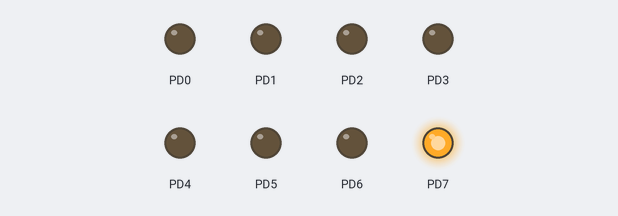
Recording of a program running on a simulated ATmega328P, built with avr-gcc and emulated at 16 MHz. Shown: output pins drawn as LEDs (lit = HIGH).

Above: at 0.5 s.
At 2.5 s:
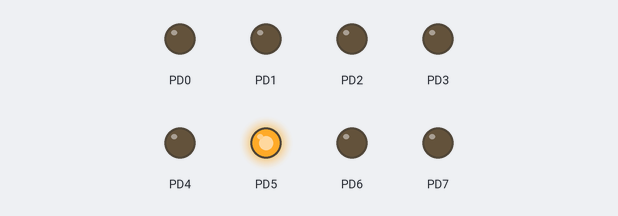
At 3.5 s:
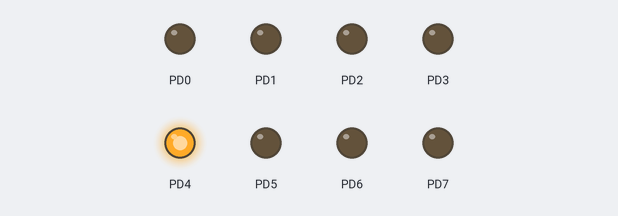
At 4.5 s:
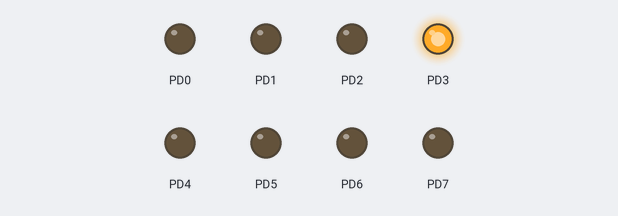
At 6.5 s:
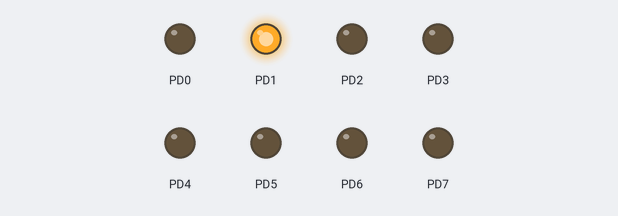
At 9.5 s:
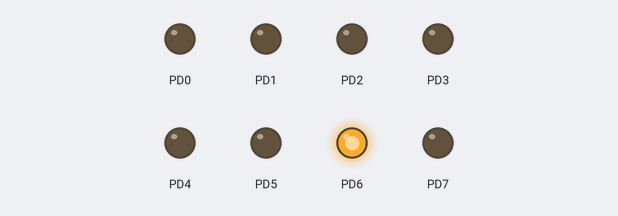
Timing chart, 0 to 10.4 s (numbered marks = the images above):
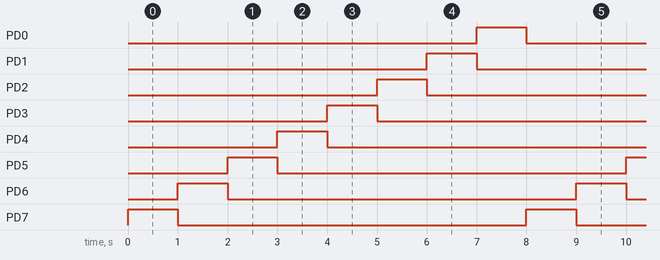

Measured:
- by itself, PD0–7: alternates HIGH for 1.0 s and LOW for 7.0 s
- by itself, everything shown: repeats every 8.0 s, in 8 steps

The program:

CH_9_code_5.c
```c
/*
 *  아트멜 스튜디오와 아두이노로 배우는 ATmega328 프로그래밍
 *
 * 		Gyeongyong Heo (hgycap@deu.ac.kr)
 *			Department of Electronic Engineering
 *			Dong-eui University
 *  	2015. 07. 14
 */

#define F_CPU 16000000L
#include <avr/io.h>
#include <util/delay.h>
int main(void)
{
	DDRD = 0xFF; // PORT D의 8개 핀을 출력으로 설정
	while(1)
	{
		for(int i = 0; i < 8; i++){
			PORTD = 0x01 << (7 - i); // i번 패턴
			_delay_ms(1000);
		}
	}
	return 1;
}
```
